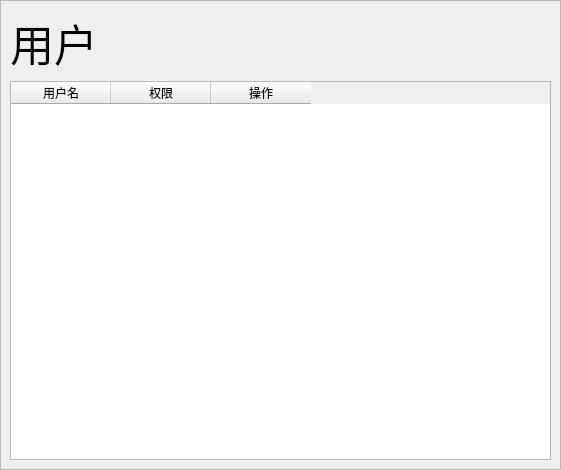
<?xml version="1.0" encoding="UTF-8"?>
<ui version="4.0">
 <class>users_widget</class>
 <widget class="QWidget" name="users_widget">
  <property name="geometry">
   <rect>
    <x>0</x>
    <y>0</y>
    <width>561</width>
    <height>470</height>
   </rect>
  </property>
  <property name="windowTitle">
   <string>Form</string>
  </property>
  <layout class="QGridLayout" name="gridLayout">
   <property name="leftMargin">
    <number>0</number>
   </property>
   <property name="topMargin">
    <number>0</number>
   </property>
   <property name="rightMargin">
    <number>0</number>
   </property>
   <property name="bottomMargin">
    <number>0</number>
   </property>
   <property name="spacing">
    <number>0</number>
   </property>
   <item row="0" column="1">
    <widget class="SmoothScrollArea" name="SmoothScrollArea">
     <property name="widgetResizable">
      <bool>true</bool>
     </property>
     <widget class="QWidget" name="scrollAreaWidgetContents">
      <property name="geometry">
       <rect>
        <x>0</x>
        <y>0</y>
        <width>559</width>
        <height>468</height>
       </rect>
      </property>
      <layout class="QGridLayout" name="gridLayout_2">
       <item row="0" column="0">
        <layout class="QVBoxLayout" name="verticalLayout">
         <item>
          <layout class="QHBoxLayout" name="horizontalLayout">
           <item>
            <widget class="QLabel" name="label">
             <property name="font">
              <font>
               <family>微软雅黑 Light</family>
               <pointsize>33</pointsize>
              </font>
             </property>
             <property name="text">
              <string>用户</string>
             </property>
            </widget>
           </item>
           <item>
            <widget class="AvatarWidget" name="AvatarWidget"/>
           </item>
           <item>
            <layout class="QVBoxLayout" name="verticalLayout_2"/>
           </item>
          </layout>
         </item>
         <item>
          <widget class="TableWidget" name="tableWidget">
           <column>
            <property name="text">
             <string>用户名</string>
            </property>
           </column>
           <column>
            <property name="text">
             <string>权限</string>
            </property>
           </column>
           <column>
            <property name="text">
             <string>操作</string>
            </property>
           </column>
          </widget>
         </item>
        </layout>
       </item>
      </layout>
     </widget>
    </widget>
   </item>
  </layout>
 </widget>
 <customwidgets>
  <customwidget>
   <class>SmoothScrollArea</class>
   <extends>QScrollArea</extends>
   <header>qfluentwidgets</header>
   <container>1</container>
  </customwidget>
  <customwidget>
   <class>ImageLabel</class>
   <extends>QLabel</extends>
   <header>qfluentwidgets</header>
  </customwidget>
  <customwidget>
   <class>AvatarWidget</class>
   <extends>ImageLabel</extends>
   <header>qfluentwidgets</header>
  </customwidget>
  <customwidget>
   <class>TableWidget</class>
   <extends>QTableWidget</extends>
   <header>qfluentwidgets</header>
  </customwidget>
 </customwidgets>
 <resources/>
 <connections/>
</ui>
